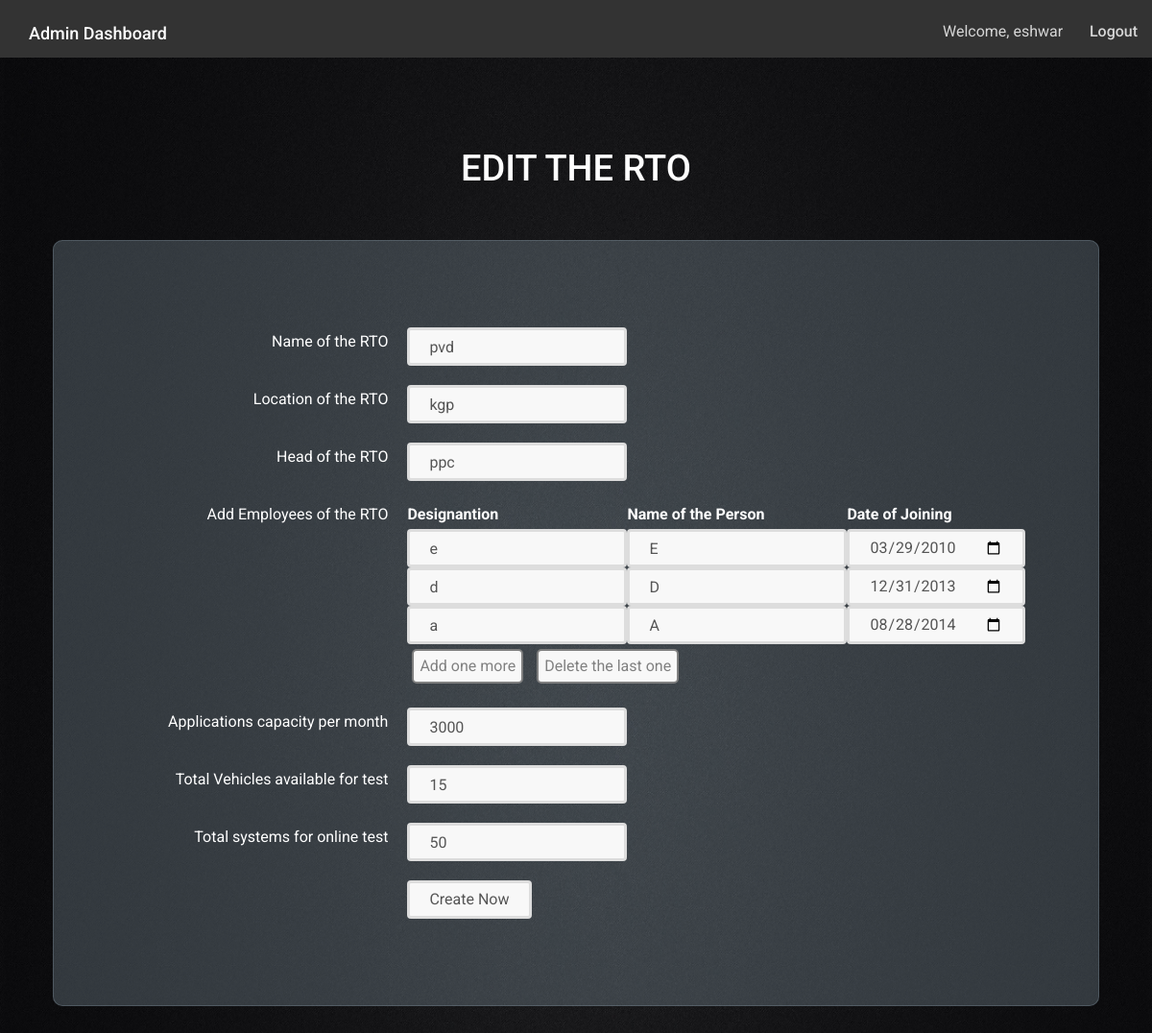
The app's page /admin/edit_RTO.php?id=4 (signed in) with its own data.
### tables this page shows
CREATE TABLE `rto_offices` (
  `id` int(20) NOT NULL,
  `Name_of_the_RTO` varchar(100) NOT NULL,
  `Location_of_the_RTO` varchar(100) NOT NULL,
  `concerned_person` varchar(100) NOT NULL,
  `total_employees` int(10) NOT NULL,
  `applications_capacity` int(11) NOT NULL,
  `total_vehicles` int(11) NOT NULL,
  `total_systems` int(11) NOT NULL
);

CREATE TABLE `rto_office_pvd_kgp` (
  `id` int(20) NOT NULL,
  `Name_of_the_RTO` varchar(255) NOT NULL,
  `Designation` varchar(100) NOT NULL,
  `Date_of_joining` varchar(100) NOT NULL,
  `Name_of_the_person` varchar(100) NOT NULL
);

### admin/edit_RTO.php (the view, shortened to what this page needs)
<?php
	include_once('../includes/initialize.php');
	$rto_id = $_GET['id'];
	$query = "SELECT * FROM RTO_offices WHERE id='{$rto_id}'; ";
	$result = mysqli_query($conn, $query);
	if(!$result) {
		die("ERROR: " .mysqli_error($conn));
	} else {
		$rto_array = mysqli_fetch_array($result);
		$query = "SELECT * FROM RTO_office_".$rto_array['Name_of_the_RTO']."_".$rto_array['Location_of_the_RTO']." WHERE Name_of_the_RTO = '{$rto_array['Name_of_the_RTO']}' ;";
		$result = mysqli_query($conn, $query);
		if(!$result) {
			die("ERROR1: ".mysqli_error($conn));
		} else {
			$count = 1;
			while ($x = mysqli_fetch_array($result)) {
				$rto_employee[$count]['Designation'] = $x['Designation'];
				$rto_employee[$count]['Date_of_joining'] = $x['Date_of_joining'];
				$rto_employee[$count]['Name_of_the_person'] = $x['Name_of_the_person'];
				$count++;
			};
		}
	}
?>
<?php include_once(LIB_PATH.DS.'layouts/html_initialize.php'); ?>
<?php include_once(LIB_PATH.DS.'layouts/css_initialize.php'); ?>
<link rel="stylesheet" href="../assets/css/dashboard.css">
<?php include_once(LIB_PATH.DS.'layouts/favicon_initialize.php'); ?>
	<body>
		<?php include_once(LIB_PATH.DS.'layouts/navbar.php') ?>
		<div class="container inner-bg" >
			<div class="header">
				<h1><strong>EDIT THE RTO</strong></h1>
			</div>
			<div class="page-content">
				<form action="edit_RTO.php?id=<?php echo $rto_id; ?>" method="POST">
					<div class="cont-horizon">
						<div class="form-a-right">
							Name of the RTO
						</div>
						<div class="form-a-left">
							<input type="text" name="RTO_Name" placeholder="Enter RTO name" value="<?php echo $rto_array['Name_of_the_RTO']; ?>">
						</div>
					</div>
					<div class="cont-horizon">
						<div class="form-a-right">
							Location of the RTO
						</div>
						<div class="form-a-left">
							<input type="text" name="RTO_Location" placeholder="Enter RTO Location" value="<?php echo $rto_array['Location_of_the_RTO']; ?>">
						</div>
					</div>
					<div class="cont-horizon">
						<div class="form-a-right">
							Head of the RTO
						</div>
						<div class="form-a-left">
							<input type="text" name="Head" placeholder="Enter Head of RTO" value="<?php echo $rto_array['concerned_person']; ?>">
						</div>
					</div>
					<div class="cont-horizon">
						<div class="form-a-right">
							Add Employees of the RTO
						</div>
						<div class="form-a-left">
							<div id="employees">
								<table id="employees-table">
									<tr>
										<th>Designantion</th>
										<th>Name of the Person</th>
										<th>Date of Joining</th>
									</tr>
									<?php 	$count = 1;
											while($count <= $rto_array['total_employees'] ) {?>
									<tr id="employee<?php echo $count; ?>">
										<td><input type="text" name="designation<?php echo $count; ?>" placeholder="Enter designation" value="<?php echo $rto_employee[$count]['Designation']; ?>" ></td>
										<td><input type="text" name="empolyee<?php echo $count; ?>" placeholder="Enter name" value="<?php echo $rto_employee[$count]['Name_of_the_person']; ?>" ></td>
										<td><input type="date" name="doj<?php echo $count; ?>" placeholder="Enter DOJ" value="<?php echo $rto_employee[$count]['Date_of_joining']; ?>" ></td>
									</tr>
									<?php 		$count++;
											}; ?>
								</table>
								<button type="button" id="add" class="button" value="Add one more ">Add one more </button>
								<button type="button" id="remove" class="button" value="Add one more ">Delete the last one </button>
							</div>
						</div>
					</div>
					<div class="cont-horizon">
						<div class="form-a-right">
							Applications capacity per month
						</div>
						<div class="form-a-left">
							<input type="number" name="applications_capacity" placeholder="Enter aplications capacity" value="<?php echo $rto_array['applications_capacity']; ?>">
						</div>
					</div>
					<div class="cont-horizon">
						<div class="form-a-right">
							Total Vehicles available for test
						</div>
						<div class="form-a-left">
							<input type="number" name="total_vehicles" placeholder="Enter total vehicles" value="<?php echo $rto_array['total_vehicles']; ?>">
						</div>
					</div>
					<div class="cont-horizon">
						<div class="form-a-right">
							Total systems for online test
						</div>
						<div class="form-a-left">
							<input type="number" name="total_systems" placeholder="Enter no. of systems" value="<?php echo $rto_array['total_systems']; ?>">
						</div>
					</div>
					<div class="cont-horizon">
						<div class="form-a-right">
						</div>
						<div class="form-a-left">
							<input id="submit" type="submit" name="Update_RTO" value="Create Now">
						</div>
					</div>
				</form>
			</div>
		</div>
	</body>
</html>

### assets/css/form-elements.css (style rules this page uses)
input[type="text"], input[type="password"], input[type="date"], input[type="email"], input[type="number"], input[type="submit"], select, select.form-control, option, textarea, textarea.form-control { height: 40px; margin: 0; padding: 0 20px; vertical-align: middle; background: #f8f8f8; border: 3px solid #ddd; font-family: 'Roboto', sans-serif; font-size: 16px; font-weight: 400; color: #555; -moz-border-radius: 4px; -webkit-border-radius: 4px; border-radius: 4px; -moz-box-shadow: none; -webkit-box-shadow: none; box-shadow: none; -o-transition: all .3s; -moz-transition: all .3s; -webkit-transition: all .3s; -ms-transition: all .3s; transition: all .3s; }

### assets/css/style.css (style rules this page uses)
body { font-family: 'Roboto', sans-serif; font-size: 16px; font-weight: 400; color: white; line-height: 30px; }
strong { font-weight: 500; color: white; }
h1, h2 { margin-top: 10px; font-size: 38px; font-weight: 400; color: white; line-height: 50px; }
th { font-size: 300; }
.inner-bg { padding:120px 40px ; }

### assets/css/dashboard.css (style rules this page uses)
.cont-horizon { display: flex; display: -webkit-flex; display: -moz-flex; flex-direction: horizontal; -webkit-flex-direction:horizontal; -moz-flex-direction: row; }
.form-a-right { width:30%; text-align:right; padding: 10px; }
.form-a-left { width : 70%; text-align:left; padding: 10px; }
.button { width: auto; height:auto; color: grey; border: 2px solid grey; border-radius: 5px; background-color: #f8f8f8; margin: 5px; }
.page-content { padding: 80px 80px; margin-top: 50px ; margin-bottom: 50px ; border-radius: 10px; border: 1px solid rgba(144,164,174 ,0.3); background-color: rgba(144,164,174 ,0.3); }
.header { text-align:center; font-size: 25px; margin:30px; height: auto; color: white; }

### records on screen
rto_offices: RTO_Name "pvd", RTO_Location "kgp", Head "ppc", applications_capacity "3000", total_vehicles "15", total_systems "50"
rto_office_pvd_kgp: designation1 "e", empolyee1 "E", doj1 "03/29/2010"
rto_office_pvd_kgp: Designation "d", Name_of_the_person "D", Date_of_joining "12/31/2013"
rto_office_pvd_kgp: Designation "a", Name_of_the_person "A", Date_of_joining "08/28/2014"

### other values on screen
$_SESSION['FirstName'] "eshwar"
